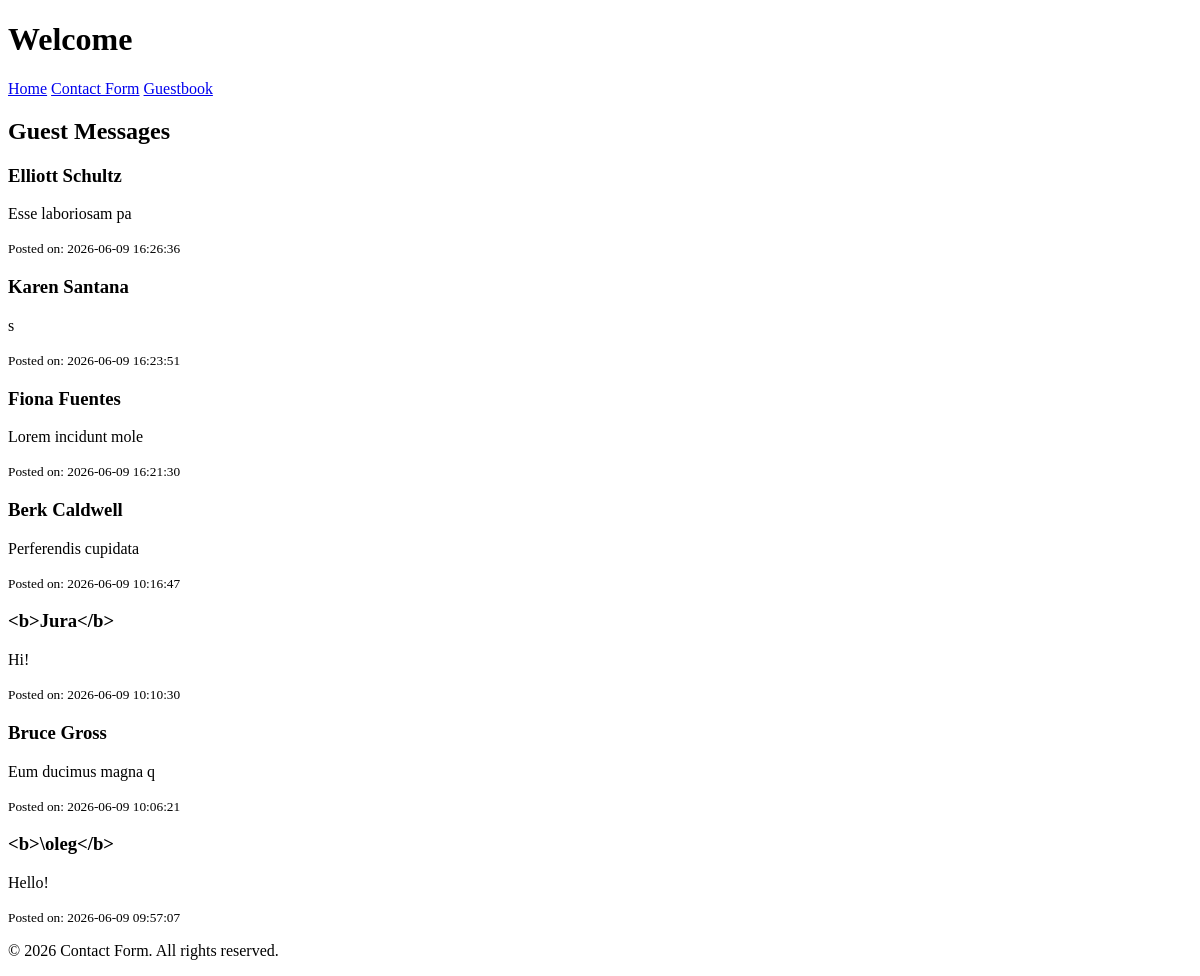
Page /guestbook on the earlier database version.
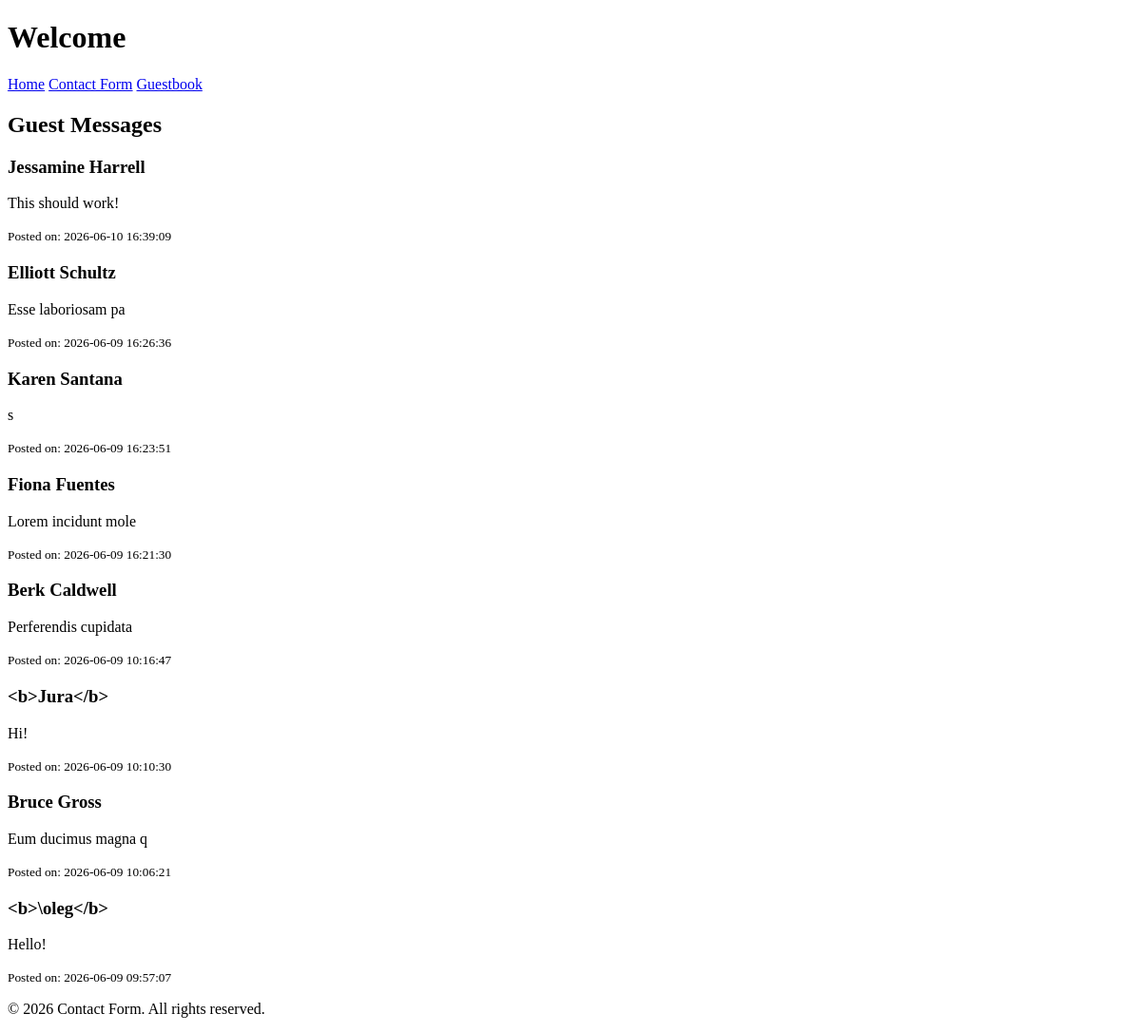
Same page on the later database version.
### tables this page shows
CREATE TABLE messages (
    id INT AUTO_INCREMENT PRIMARY KEY,
    name VARCHAR(255) NOT NULL,
    email VARCHAR(255) UNIQUE NOT NULL,
    message TEXT NOT NULL,
    created_at TIMESTAMP DEFAULT CURRENT_TIMESTAMP
);

### includes/view.php (called while the page is built, shortened)
<?php
function renderView(string $template, array $data = []): void
{
    include TEMPLATES_DIR . '/header.php';
    include TEMPLATES_DIR . '/' . $template . '.php';
    include TEMPLATES_DIR . '/footer.php';
}

### routes/guestbook_get.php (called while the page is built)
<?php
$messages = getMessages(connectDB());
renderView(
    'guestbook_get',
     data: [
        'messages' => $messages
    ]
);

### public/index.php (called while the page is built, shortened)
<?php
dispatch($_SERVER['REQUEST_URI'], $_SERVER['REQUEST_METHOD']);

### includes/db.php (called while the page is built, shortened)
<?php
function connectDB(): PDO
{
    $pdo = new PDO('sqlite:' . DB_DIR . '/' .  'db.sqlite');
    $pdo->setAttribute(PDO::ATTR_ERRMODE, PDO::ERRMODE_EXCEPTION);
    return $pdo;
}
function getMessages(PDO $pdo): array
{
    $sql = "SELECT * FROM messages ORDER BY created_at DESC";
    $stmt = $pdo->query($sql);
    return $stmt->fetchAll(PDO::FETCH_ASSOC);
}

### templates/guestbook_get.php (the view)
<?php
$messages = $data['messages'];
?>
<section>
    <h2>Guest Messages</h2>
    <?php if (empty($messages)) : ?>
        <p>No messages yet. Be the first to leave a message!</p>
    <?php else : ?>
        <?php foreach ($messages as $message) : ?>
            <h3><?= htmlspecialchars($message['name']) ?></h3>
            <p><?= nl2br(htmlspecialchars($message['message'])) ?></p>
            <small>Posted on: <?= htmlspecialchars($message['created_at']) ?></small>
        <?php endforeach; ?>
    <?php endif; ?>
</section>

### includes/router.php (shortened to what this page needs)
<?php
function normalizeUri(string $uri): string
{
    $uri = strtolower(trim($uri, '/'));
    return $uri === INDEX_URI ? INDEX_ROUTE : $uri;
}
function getFilePath(string $uri, string $method): string
{
    return ROUTES_DIR . '/' . normalizeUri($uri) . '_' . strtolower($method) . '.php';
}
function dispatch(string $uri, string $method): void
{
    $uri = normalizeUri($uri);
    $method = strtoupper($method);
    $filePath = getFilePath($uri, $method);
    if (file_exists($filePath)) {
        include($filePath);
        return;
    }
}

### templates/header.php (shortened to what this page needs)
<!DOCTYPE html>
<html lang="en">
<head>
</head>
<body>
    <header>
        <h1>Welcome</h1>
    </header>
    <nav>
        <a href="/">Home</a>
        <a href="/contact">Contact Form</a>
        <a href="/guestbook">Guestbook</a>
    </nav>
    <main>

### templates/footer.php
</main>
<footer>
    <p>&copy; <?= date('Y') ?> Contact Form. All rights reserved.</p>
</footer>
</body>
</html>

Differences in the rows shown:
removed messages: name "Elliott Schultz", message "Esse laboriosam pa", created_at "2026-06-09 16:26:36", name "Karen Santana", message "s", created_at "2026-06-09 16:23:51", name "Fiona Fuentes", message "Lorem incidunt mole", created_at "2026-06-09 16:21:30", name "Berk Caldwell", message "Perferendis cupidata", created_at "2026-06-09 10:16:47", name "<b>Jura</b>", message "Hi!", created_at "2026-06-09 10:10:30", name "Bruce Gross", message "Eum ducimus magna q", created_at "2026-06-09 10:06:21", name "<b>\\oleg</b>", message "Hello!", created_at "2026-06-09 09:57:07"
added messages: name "Jessamine Harrell", message "This should work!", created_at "2026-06-10 16:39:09", name "Elliott Schultz", message "Esse laboriosam pa", created_at "2026-06-09 16:26:36", name "Karen Santana", message "s", created_at "2026-06-09 16:23:51", name "Fiona Fuentes", message "Lorem incidunt mole", created_at "2026-06-09 16:21:30", name "Berk Caldwell", message "Perferendis cupidata", created_at "2026-06-09 10:16:47", name "<b>Jura</b>", message "Hi!", created_at "2026-06-09 10:10:30", name "Bruce Gross", message "Eum ducimus magna q", created_at "2026-06-09 10:06:21", name "<b>\\oleg</b>", message "Hello!", created_at "2026-06-09 09:57:07"
